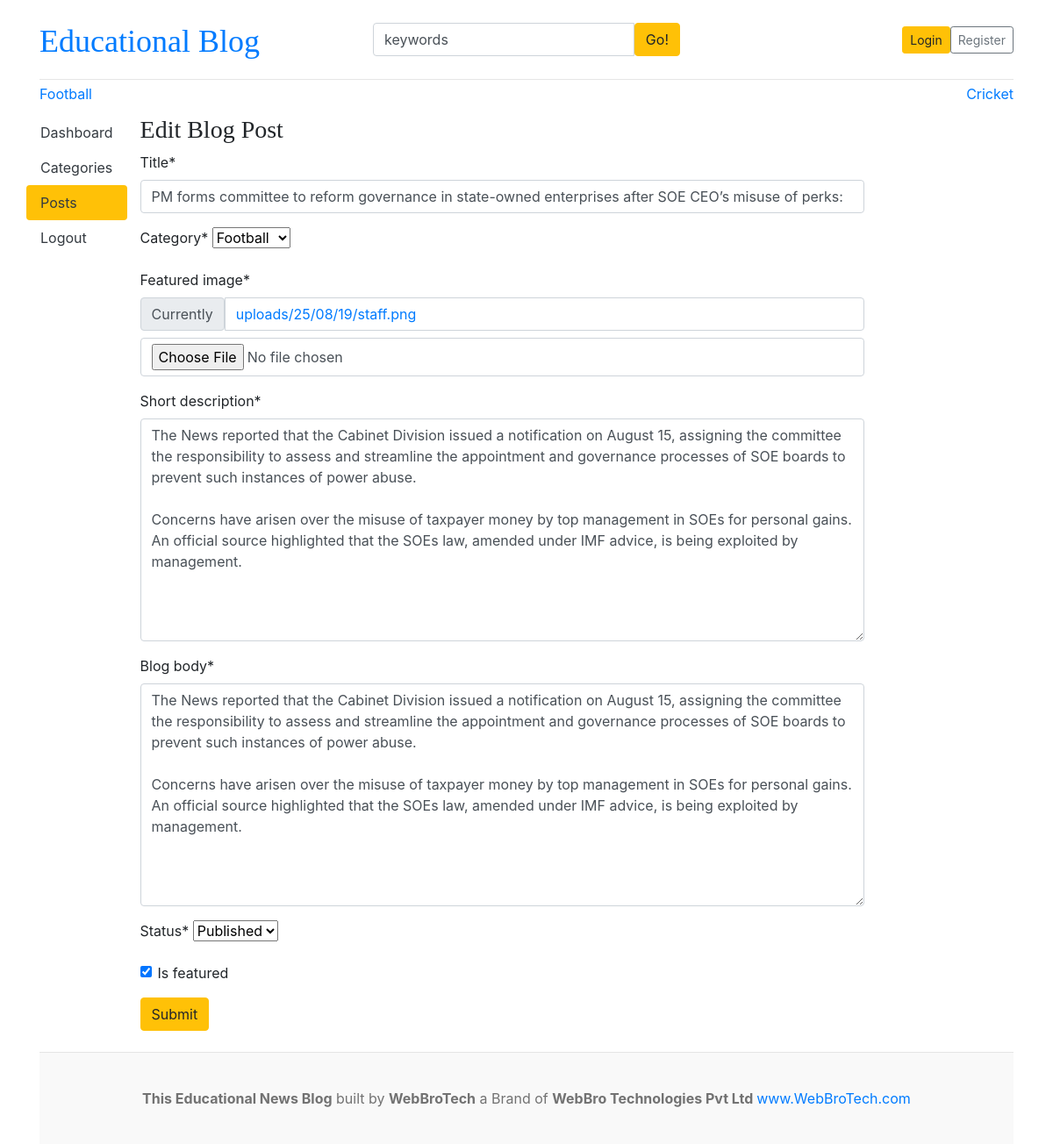
/dashboard/posts/edit/17/, run on the app's committed database.
### blogs/models.py (models this page shows, shortened)
class Category(models.Model):
    category_name = models.CharField(max_length=50, unique=True)
    created_at = models.DateTimeField(auto_now_add=True)
    updated_at = models.DateTimeField(auto_now=True)
    class Meta:
        verbose_name_plural = 'Categories'
    def __str__(self):
        return self.category_name

class Blog(models.Model):
    title = models.CharField(max_length=100)
    slug = models.SlugField(max_length=150, blank=True, unique=True)
    category = models.ForeignKey(Category, on_delete=models.CASCADE)
    auther = models.ForeignKey(User, on_delete=models.CASCADE , null=True)
    featured_image = models.ImageField(upload_to='uploads/%y/%m/%d')
    short_description = HTMLField()
    blog_body = HTMLField()
    status = models.CharField(max_length=20, choices = STATUS_CHOICES, default = "Draft")
    is_featured = models.BooleanField(default=False)
    created_at = models.DateTimeField(auto_now_add=True)
    updated_at = models. DateTimeField(auto_now=True)

### dashboards/views.py (the view, shortened to what this page needs)
# urls.py: path('posts/edit/<int:pk>/', views.edit_post, name='edit_post'),
def edit_post(request, pk):
    post=get_object_or_404(Blog, pk=pk)
    form=BlogPostForm(instance=post)
    context = {
        'form': form,
        'post': post,
        }
    return render(request, 'dashboard/edit_post.html', context)

### dashboards/forms.py
class BlogPostForm(forms.ModelForm):
    class Meta:
        model = Blog
        fields = ('title', 'category', 'featured_image', 'short_description', 'blog_body', 'blog_body', 'status', 'is_featured')

### blogs/context_processors.py (called while the page is built)
def get_categories(request):
    categories = Category.objects.all()
    return dict(categories=categories)

def get_social_links(request):
    social_links = SocialLinks.objects.all()
    return dict(social_links=social_links)

### templates/dashboard/edit_post.html (shortened to what this page needs)
{% extends 'base.html' %}
{% block content %}
{% load crispy_forms_tags %}
<div class="row">
    {% include 'dashboard/sidebar.html' %}
    <div class="col-md-9">
      <h3>Edit Blog Post</h3>
      <form action="{% url 'edit_post' post.id %} " method="POST" enctype="multipart/form-data">
        {{ form | crispy }}
      <button type="submit" class="btn btn-warning">Submit</button>
      </form>
      <br>
    </div>
  </div>
{% endblock %}

### templates/base.html (shortened to what this page needs)
{% load static %}
<!DOCTYPE html>
<html lang="en">
<head>
    <link href="https://getbootstrap.com/docs/4.0/dist/css/bootstrap.min.css" rel="stylesheet">
    <link href="{% static 'css/blog.css' %}" rel="stylesheet">
    <link rel="stylesheet" href="https://cdnjs.cloudflare.com/ajax/libs/font-awesome/4.7.0/css/font-awesome.min.css">
  </head>
<body>
    <div class="container">
      <header class="blog-header py-3">
        <div class="row flex-nowrap justify-content-between align-items-center">
          <div class="col-4 pt-1">
            <a class="blog-header-logo text-Blue font-size-h2" href="/">Educational Blog</a>
          </div>
          <div class="col-4">
            <form action=" {% url 'search'%}" method="GET">
              <div class="input-group">
                <input class="form-control" type="text" value="keywords" name="keyword" placeholder="Enter search term..." aria-label="Enter search term..." aria-describedby="button-search" />
                <button type = "submit" class="btn btn-warning" id="button-search" type="button">Go!</button>
            </div>
            </form>
          </div>
          <div class="col-4 d-flex justify-content-end align-items-center">
            {% if not user.is_authenticated %}
            <a class="btn btn-sm btn-warning" href="{% url 'login' %}">Login</a>
            <a class="btn btn-sm btn-outline-secondary" href="{% url 'register' %}">Register</a>
            {% else %}
            <span><a href="{% url 'dashboard' %}">Dashboard</a> </span>
            &nbsp; &nbsp;
            <span><a href="{% url 'logout' %}">Logout</a></span>
            {% endif %}
          </div>
        </div>
      </header>
      <div class="nav-scroller py-1 mb-2">
        <nav class="nav d-flex justify-content-between">
          {% for cat in categories %}
          <a class= text-font-weight-bold class="p-2 text-muted" href="{% url 'posts_by_category' cat.id %}">{{cat.category_name}}</a>
          {% endfor %}
        </nav>
      </div>
{% block content %}
{% endblock %}
<footer class="blog-footer">
    <p class="text-center"><b>This Educational News Blog</b> built by <b>WebBroTech</b> a Brand of <b>WebBro Technologies Pvt Ltd </b><a href="https://www.youtube.com/@WebBroTech">www.WebBroTech.com</a></p>
  </footer>
  </body>
  </html>

### static/css/blog.css (style rules this page uses)
.blog-header { border-bottom: 1px solid #e5e5e5; }
.blog-header-logo { font-family: "Playfair Display", Georgia, "Times New Roman", serif; font-size: 2.25rem; }
h1, h2, h3, h4, h5, h6 { font-family: "Playfair Display", Georgia, "Times New Roman", serif; }
.blog-footer { padding: 2.5rem 0; color: #727272; text-align: center; background-color: #f9f9f9; border-top: .05rem solid #e5e5e5; }
.blog-footer p:last-child { margin-bottom: 0; }

### data on the page
Category: category_name "Football"
Category: category_name "Cricket"
Blog: title "PM forms committee to reform governance in state-owned enterprises after SOE CEO’s misuse of perks:", category "Football", short_description "The News reported that the Cabinet Division issued a notification on August 15, assigning the committee the responsibility to assess and streamline the appointment and governance processes of SOE boards to prevent such instances of power abuse. Concerns have arisen over the misuse of taxpayer money by top management in SOEs for personal gains. An official source highlighted that the SOEs law, amended under IMF advice, is being exploited by management.", blog_body "The News reported that the Cabinet Division issued a notification on August 15, assigning the committee the responsibility to assess and streamline the appointment and governance processes of SOE boards to prevent such instances of power abuse. Concerns have arisen over the misuse of taxpayer money by top management in SOEs for personal gains. An official source highlighted that the SOEs law, amended under IMF advice, is being exploited by management.", status "Published", is_featured "☑"
